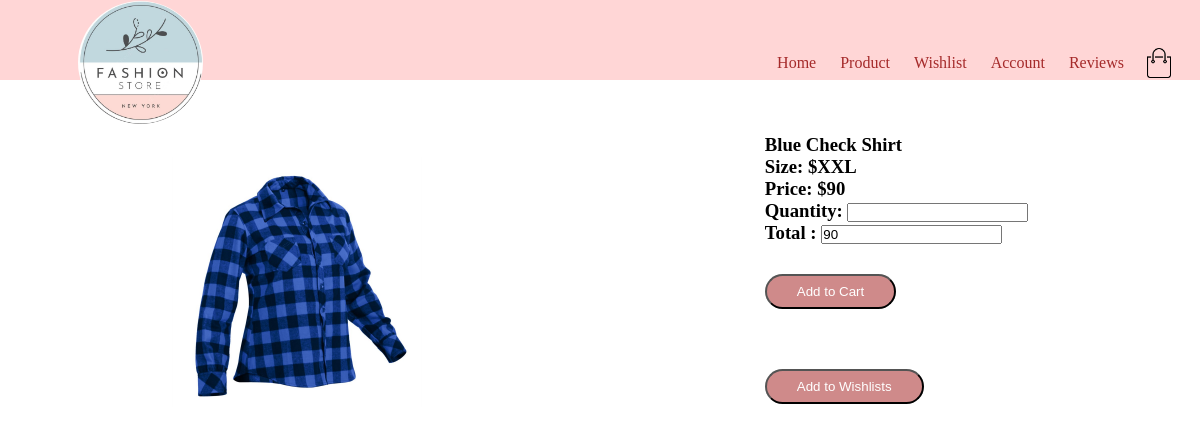
Screenshot of /detail.php?id=1 with the database file from the repository.
### tables this page shows
CREATE TABLE `products` (
  `ProductId` int(11) NOT NULL,
  `ProductName` varchar(50) NOT NULL,
  `Size` varchar(50) NOT NULL,
  `Quantity` int(50) NOT NULL
);

CREATE TABLE `productdetails` (
  `ProductName` varchar(50) NOT NULL,
  `Price` int(11) NOT NULL,
  `Image` varchar(225) NOT NULL
);

### detail.php (the view, shortened to what this page needs)
<?php
include('header.php');
$servername = "localhost";
$uname="root";
$pword ="";
$dbname="fashionstore";
$conn =mysqli_connect($servername, $uname, $pword,$dbname);
$id = $_GET['id'];
$sql = "SELECT * FROM products p1, productdetails p2 where p1.ProductName = p2.ProductName and p1.ProductID= '$id'";
$rs = mysqli_query($conn, $sql);
?>
<!DOCTYPE html>
<html lang="en">
<head>
	<link rel="stylesheet" href="https://fontawesome.com/icons" />
    <link rel="stylesheet" href="style5.css">
</head>
<br><br><br>
    <div class="row mb-5">
            <div class="col-lg-6">
            <?php
			  while($data = mysqli_fetch_array($rs)){
			?>
            <img src="<?=$data['Image']?>" height="250px" alt="">
            </div>
            <div class="col-lg-6">
            <h3><b><?=$data['ProductName']?></b></p><h3>
            <label>Size: </label>
            <td><b>$<?php echo $data['Size']; ?></b></td>
                <form  action="addtocart.php" method="get">
                        <label>Price: </label>
                        <td><b>$<?php echo $data["Price"]; ?></b></td>
                    <div class="form-group">
                        <label>Quantity: </label>
                        <input type="text" min=1 class="form-control" id="qty" onkeyup="calc(this)" name="pqty"  >
                        </div>
                        <div class="form-group">
                        <label>Total :</label>
                        <input type="text" class="form-control" id="total" name="ptotal"
                         value="<?=$data['Price'] * $data['Quantity']?>" >
                        </div>
                        <input type="submit" class="btn btn-primary" value="Add to Cart" name="add">
           </form>
           <form  action="addtowishlist.php" method="get">
                 <input type="submit" class="btn btn-primary" value="Add to Wishlists" name="add">
                 <?php
                }   ?>
           </form>
          </div>
        </div>
</body>
</html>

### styleheader.css (style rules this page uses)
* { margin:0; padding:0; }

### style5.css (style rules this page uses)
* { margin: 0; padding: 0; box-sizing: border-box; }
.row { display: flex; align-items: center; flex-wrap: wrap; justify-content: space-around; }
.btn { display: inline-block; background: #cf8a8a; color: white; padding: 8px 30px; margin: 30px 0; border-radius: 30px; transition: background 0.5s; }

### rows the page displays
products: ProductName.Image (picture), ProductName.ProductName "Blue Check Shirt", Size "XXL", ProductName.Price "90", ptotal "90"
